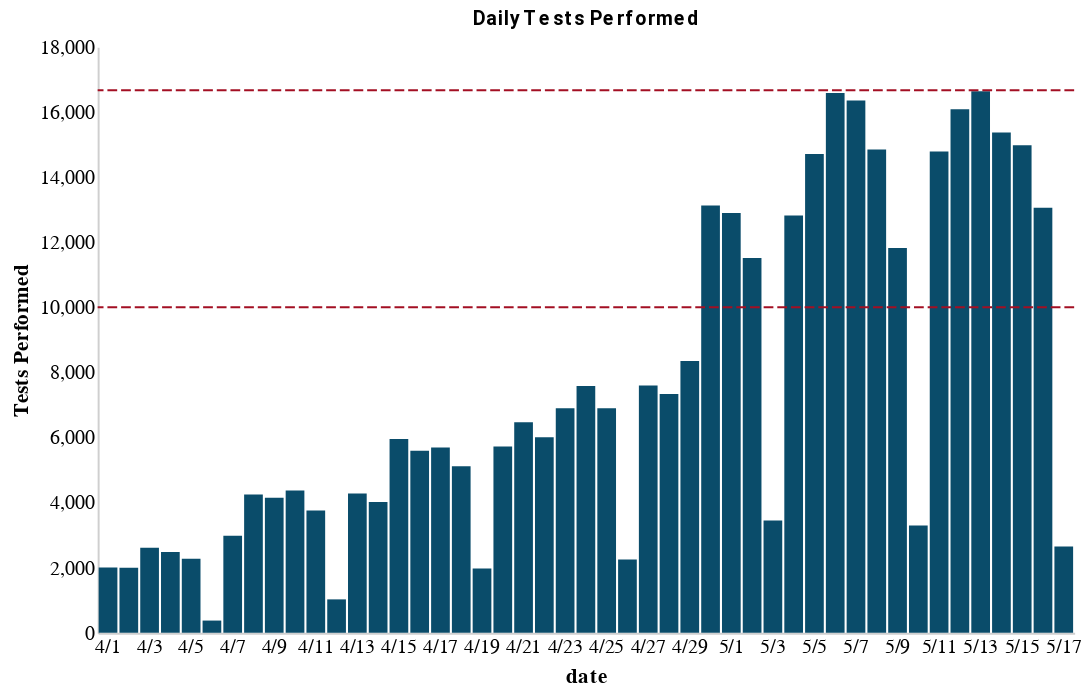
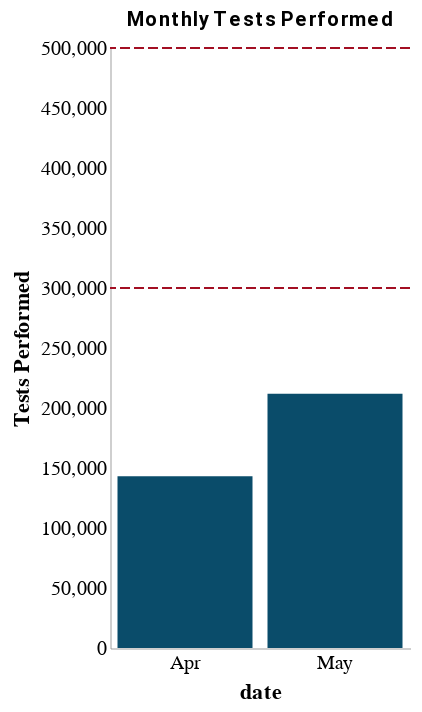

Notebook cell for these charts, in order:
### Code cell
daily_tests = utils.testing_lacity('4/1/20', 'daily', 10_000, 16_667)
monthly_tests = utils.testing_lacity('4/1/20', 'monthly', 300_000, 500_000)

### Figure 1 — Vega-Lite specification as saved in the notebook (floating-point values rounded to 4 significant figures)
{"config": {"view": {"continuousWidth": 400, "continuousHeight": 300, "strokeOpacity": 0}, "axis": {"domainOpacity": 0.4, "gridOpacity": 0, "ticks": false}, "title": {"anchor": "middle", "color": "black", "font": "Roboto", "fontSize": 10}}, "layer": [{"data": {"name": "data-78e79dbace18b31587aa843524b64e87"}, "mark": {"type": "bar", "color": "#0A4C6A"}, "encoding": {"x": {"type": "nominal", "axis": {"format": "%-m/%-d"}, "field": "Date", "timeUnit": "monthdate", "title": "date"}, "y": {"type": "quantitative", "field": "Performed", "title": "Tests Performed"}}}, {"data": {"name": "data-630ae3f1563c7a039b62b951e32081dd"}, "mark": {"type": "rule", "color": "#A30F23", "strokeDash": [5, 2]}, "encoding": {"y": {"type": "quantitative", "field": "y"}}}, {"data": {"name": "data-4d6fad89519b3b5d472fb07e87757174"}, "mark": {"type": "rule", "color": "#A30F23", "strokeDash": [5, 2]}, "encoding": {"y": {"type": "quantitative", "field": "y"}}}], "title": "Daily Tests Performed", "width": 500, "$schema": "https://vega.github.io/schema/vega-lite/v4.0.2.json", "datasets": {"data-78e79dbace18b31587aa843524b64e87": [{"Date": "4/1/20", "Performed": 2007, "Test Kit Inventory": 1570.0, "Cumulative": 12035, "month": 4, "Performed_Monthly": 143157}, {"Date": "4/2/20", "Performed": 1998, "Test Kit Inventory": 995.0, "Cumulative": 14033, "month": 4, "Performed_Monthly": 143157}, {"Date": "4/3/20", "Performed": 2613, "Test Kit Inventory": 3506.0, "Cumulative": 16646, "month": 4, "Performed_Monthly": 143157}, {"Date": "4/4/20", "Performed": 2479, "Test Kit Inventory": 1658.0, "Cumulative": 19125, "month": 4, "Performed_Monthly": 143157}, {"Date": "4/5/20", "Performed": 2277, "Test Kit Inventory": 1770.0, "Cumulative": 21402, "month": 4, "Performed_Monthly": 143157}, {"Date": "4/6/20", "Performed": 375, "Test Kit Inventory": 1771.0, "Cumulative": 21777, "month": 4, "Performed_Monthly": 143157}, {"Date": "4/7/20", "Performed": 2979, "Test Kit Inventory": 1980.0, "Cumulative": 24756, "month": 4, "Performed_Monthly": 143157}, {"Date": "4/8/20", "Performed": 4246, "Test Kit Inventory": 1326.0, "Cumulative": 29002, "month": 4, "Performed_Monthly": 143157}, {"Date": "4/9/20", "Performed": 4149, "Test Kit Inventory": 0.0, "Cumulative": 33151, "month": 4, "Performed_Monthly": 143157}, {"Date": "4/10/20", "Performed": 4374, "Test Kit Inventory": 2547.0, "Cumulative": 37525, "month": 4, "Performed_Monthly": 143157}, {"Date": "4/11/20", "Performed": 3760, "Test Kit Inventory": 3465.0, "Cumulative": 41285, "month": 4, "Performed_Monthly": 143157}, {"Date": "4/12/20", "Performed": 1026, "Test Kit Inventory": 3465.0, "Cumulative": 42311, "month": 4, "Performed_Monthly": 143157}, {"Date": "4/13/20", "Performed": 4276, "Test Kit Inventory": 0.0, "Cumulative": 46587, "month": 4, "Performed_Monthly": 143157}, {"Date": "4/14/20", "Performed": 4019, "Test Kit Inventory": 3967.0, "Cumulative": 50606, "month": 4, "Performed_Monthly": 143157}, {"Date": "4/15/20", "Performed": 5955, "Test Kit Inventory": null, "Cumulative": 56561, "month": 4, "Performed_Monthly": 143157}, {"Date": "4/16/20", "Performed": 5594, "Test Kit Inventory": null, "Cumulative": 62155, "month": 4, "Performed_Monthly": 143157}, {"Date": "4/17/20", "Performed": 5695, "Test Kit Inventory": null, "Cumulative": 67850, "month": 4, "Performed_Monthly": 143157}, {"Date": "4/18/20", "Performed": 5116, "Test Kit Inventory": null, "Cumulative": 72966, "month": 4, "Performed_Monthly": 143157}, {"Date": "4/19/20", "Performed": 1977, "Test Kit Inventory": null, "Cumulative": 74943, "month": 4, "Performed_Monthly": 143157}, {"Date": "4/20/20", "Performed": 5724, "Test Kit Inventory": null, "Cumulative": 80667, "month": 4, "Performed_Monthly": 143157}, {"Date": "4/21/20", "Performed": 6471, "Test Kit Inventory": null, "Cumulative": 87138, "month": 4, "Performed_Monthly": 143157}, {"Date": "4/22/20", "Performed": 6010, "Test Kit Inventory": null, "Cumulative": 93148, "month": 4, "Performed_Monthly": 143157}, {"Date": "4/23/20", "Performed": 6899, "Test Kit Inventory": null, "Cumulative": 100047, "month": 4, "Performed_Monthly": 143157}, {"Date": "4/24/20", "Performed": 7581, "Test Kit Inventory": null, "Cumulative": 107628, "month": 4, "Performed_Monthly": 143157}, {"Date": "4/25/20", "Performed": 6897, "Test Kit Inventory": null, "Cumulative": 114525, "month": 4, "Performed_Monthly": 143157}, {"Date": "4/26/20", "Performed": 2252, "Test Kit Inventory": null, "Cumulative": 116777, "month": 4, "Performed_Monthly": 143157}, {"Date": "4/27/20", "Performed": 7596, "Test Kit Inventory": null, "Cumulative": 124373, "month": 4, "Performed_Monthly": 143157}, {"Date": "4/28/20", "Performed": 7333, "Test Kit Inventory": null, "Cumulative": 131706, "month": 4, "Performed_Monthly": 143157}, {"Date": "4/29/20", "Performed": 8349, "Test Kit Inventory": null, "Cumulative": 140055, "month": 4, "Performed_Monthly": 143157}, {"Date": "4/30/20", "Performed": 13130, "Test Kit Inventory": null, "Cumulative": 153185, "month": 4, "Performed_Monthly": 143157}, {"Date": "5/1/20", "Performed": 12894, "Test Kit Inventory": null, "Cumulative": 166079, "month": 5, "Performed_Monthly": 211845}, {"Date": "5/2/20", "Performed": 11510, "Test Kit Inventory": null, "Cumulative": 177589, "month": 5, "Performed_Monthly": 211845}, {"Date": "5/3/20", "Performed": 3451, "Test Kit Inventory": null, "Cumulative": 181040, "month": 5, "Performed_Monthly": 211845}, {"Date": "5/4/20", "Performed": 12817, "Test Kit Inventory": null, "Cumulative": 193857, "month": 5, "Performed_Monthly": 211845}, {"Date": "5/5/20", "Performed": 14709, "Test Kit Inventory": null, "Cumulative": 208566, "month": 5, "Performed_Monthly": 211845}, {"Date": "5/6/20", "Performed": 16584, "Test Kit Inventory": null, "Cumulative": 225150, "month": 5, "Performed_Monthly": 211845}, {"Date": "5/7/20", "Performed": 16352, "Test Kit Inventory": null, "Cumulative": 241502, "month": 5, "Performed_Monthly": 211845}, {"Date": "5/8/20", "Performed": 14847, "Test Kit Inventory": null, "Cumulative": 256349, "month": 5, "Performed_Monthly": 211845}, {"Date": "5/9/20", "Performed": 11824, "Test Kit Inventory": null, "Cumulative": 268173, "month": 5, "Performed_Monthly": 211845}, {"Date": "5/10/20", "Performed": 3299, "Test Kit Inventory": null, "Cumulative": 271472, "month": 5, "Performed_Monthly": 211845}, {"Date": "5/11/20", "Performed": 14788, "Test Kit Inventory": null, "Cumulative": 286260, "month": 5, "Performed_Monthly": 211845}, {"Date": "5/12/20", "Performed": 16086, "Test Kit Inventory": null, "Cumulative": 302346, "month": 5, "Performed_Monthly": 211845}, {"Date": "5/13/20", "Performed": 16635, "Test Kit Inventory": null, "Cumulative": 318981, "month": 5, "Performed_Monthly": 211845}, {"Date": "5/14/20", "Performed": 15367, "Test Kit Inventory": null, "Cumulative": 334348, "month": 5, "Performed_Monthly": 211845}, {"Date": "5/15/20", "Performed": 14977, "Test Kit Inventory": null, "Cumulative": 349325, "month": 5, "Performed_Monthly": 211845}, {"Date": "5/16/20", "Performed": 13058, "Test Kit Inventory": null, "Cumulative": 362383, "month": 5, "Performed_Monthly": 211845}, {"Date": "5/17/20", "Performed": 2647, "Test Kit Inventory": null, "Cumulative": 365030, "month": 5, "Performed_Monthly": 211845}], "data-630ae3f1563c7a039b62b951e32081dd": [{"y": 10000}], "data-4d6fad89519b3b5d472fb07e87757174": [{"y": 16667}]}}

### Figure 2 — Vega-Lite specification as saved in the notebook (floating-point values rounded to 4 significant figures)
{"config": {"view": {"continuousWidth": 400, "continuousHeight": 300, "strokeOpacity": 0}, "axis": {"domainOpacity": 0.4, "gridOpacity": 0, "ticks": false}, "title": {"anchor": "middle", "color": "black", "font": "Roboto", "fontSize": 10}}, "layer": [{"data": {"name": "data-38807a417e801c1c3029d605c9d93072"}, "mark": {"type": "bar", "color": "#0A4C6A"}, "encoding": {"x": {"type": "nominal", "axis": {"format": "%b"}, "field": "Date", "timeUnit": "monthdate", "title": "date"}, "y": {"type": "quantitative", "field": "Performed_Monthly", "title": "Tests Performed"}}}, {"data": {"name": "data-3f3d363baceb1e167951b40424cf1ac4"}, "mark": {"type": "rule", "color": "#A30F23", "strokeDash": [5, 2]}, "encoding": {"y": {"type": "quantitative", "field": "y"}}}, {"data": {"name": "data-2e4c34b4c620b803e8d3b593084e1a6e"}, "mark": {"type": "rule", "color": "#A30F23", "strokeDash": [5, 2]}, "encoding": {"y": {"type": "quantitative", "field": "y"}}}], "title": "Monthly Tests Performed", "width": 150, "$schema": "https://vega.github.io/schema/vega-lite/v4.0.2.json", "datasets": {"data-38807a417e801c1c3029d605c9d93072": [{"Date": "4/1/20", "Performed": 2007, "Test Kit Inventory": 1570.0, "Cumulative": 12035, "month": 4, "Performed_Monthly": 143157}, {"Date": "5/1/20", "Performed": 12894, "Test Kit Inventory": null, "Cumulative": 166079, "month": 5, "Performed_Monthly": 211845}], "data-3f3d363baceb1e167951b40424cf1ac4": [{"y": 300000}], "data-2e4c34b4c620b803e8d3b593084e1a6e": [{"y": 500000}]}}
